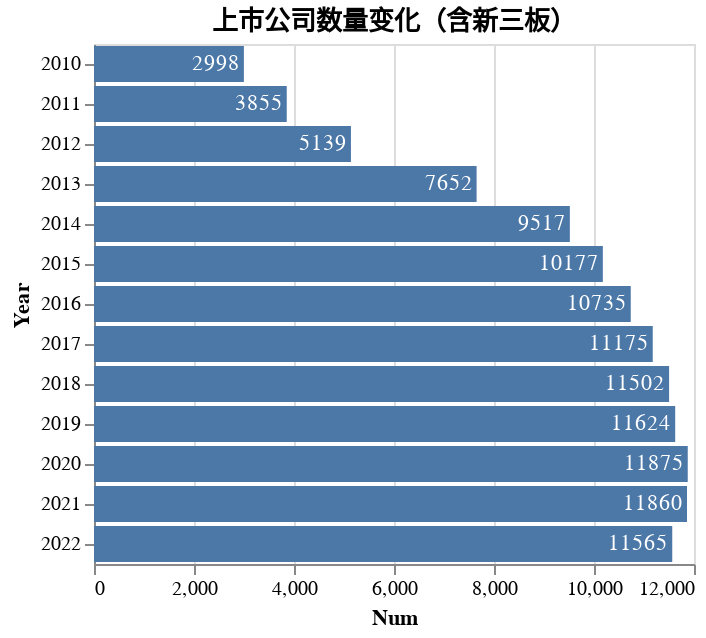

Write notebook code for a chart like this one.
### Code cell
d_num = s_num.to_frame(name='Num').reset_index()

def plot_hbar(df, x, y, title):

    base = alt.Chart(df).mark_bar().encode(
        x=x,
        y=y
    ).properties(width='container',
                 title=title)

    text = base.mark_text(align='right', dx=-2, color='white').encode(text=x)

    return base+text

plot_hbar(d_num, x='Num:Q', y='Year', title='上市公司数量变化（含新三板）')

### Figure 1 — Vega-Lite specification as saved in the notebook (floating-point values rounded to 4 significant figures)
{"config": {"view": {"continuousWidth": 300, "continuousHeight": 300}}, "layer": [{"mark": {"type": "bar"}, "encoding": {"x": {"field": "Num", "type": "quantitative"}, "y": {"field": "Year", "type": "nominal"}}, "title": "上市公司数量变化（含新三板）"}, {"mark": {"type": "text", "align": "right", "color": "white", "dx": -2}, "encoding": {"text": {"field": "Num", "type": "quantitative"}, "x": {"field": "Num", "type": "quantitative"}, "y": {"field": "Year", "type": "nominal"}}, "title": "上市公司数量变化（含新三板）"}], "data": {"name": "data-935bf1ef5e561b26c72110c5209f9d61"}, "width": "container", "$schema": "https://vega.github.io/schema/vega-lite/v5.8.0.json", "datasets": {"data-935bf1ef5e561b26c72110c5209f9d61": [{"Year": "2010", "Num": 2998}, {"Year": "2011", "Num": 3855}, {"Year": "2012", "Num": 5139}, {"Year": "2013", "Num": 7652}, {"Year": "2014", "Num": 9517}, {"Year": "2015", "Num": 10177}, {"Year": "2016", "Num": 10735}, {"Year": "2017", "Num": 11175}, {"Year": "2018", "Num": 11502}, {"Year": "2019", "Num": 11624}, {"Year": "2020", "Num": 11875}, {"Year": "2021", "Num": 11860}, {"Year": "2022", "Num": 11565}]}}
